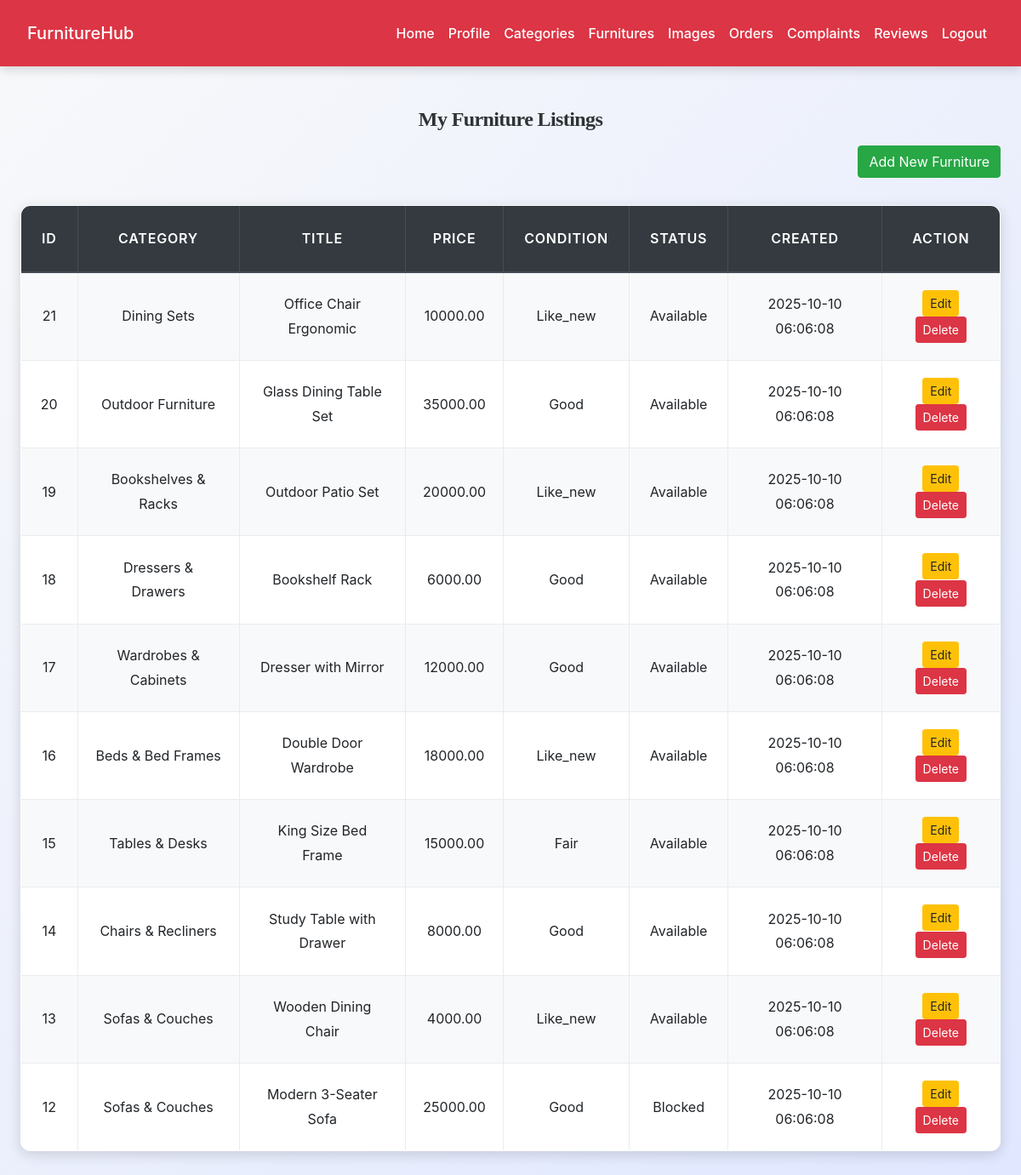
The app's page /seller/view_furniture.php (signed in) with its own data.
### tables this page shows
CREATE TABLE `furniture` (
  `furniture_id` int(11) NOT NULL,
  `id` int(11) NOT NULL,
  `category_id` int(11) NOT NULL,
  `title` varchar(100) NOT NULL,
  `description` text NOT NULL,
  `price` decimal(10,2) NOT NULL,
  `condition` enum('new','like_new','good','fair','poor') NOT NULL,
  `location` varchar(100) DEFAULT NULL,
  `status` enum('available','sold','blocked') DEFAULT 'available',
  `created_at` timestamp NOT NULL DEFAULT current_timestamp(),
  `updated_at` timestamp NOT NULL DEFAULT current_timestamp() ON UPDATE current_timestamp()
);

CREATE TABLE `categories` (
  `category_id` int(11) NOT NULL,
  `category_name` varchar(100) NOT NULL,
  `created_at` timestamp NOT NULL DEFAULT current_timestamp()
);

### seller/view_furniture.php (the view, shortened to what this page needs)
<?php
include('config.php');
$user_id = $_SESSION["id"];
$result = mysqli_query($conn, "SELECT f.*, c.category_name FROM furniture f JOIN categories c ON f.category_id = c.category_id WHERE f.id = $user_id ORDER BY f.furniture_id DESC");
?>
<!DOCTYPE html>
<html lang="en">
<head>
<link rel="stylesheet" href="https://maxcdn.bootstrapcdn.com/bootstrap/4.5.2/css/bootstrap.min.css">
<link rel="stylesheet" href="../css/style.css">
</head>
<body>
<?php include('navbar.php'); ?>
<div class="container mt-5">
    <h4 class="mb-3 text-center">My Furniture Listings</h4>
    <div class="text-right mb-3">
        <a href="add_furniture.php" class="btn btn-success">Add New Furniture</a>
    </div>
    <table class="table table-bordered table-striped text-center">
        <thead class="thead-dark">
            <tr>
                <th>ID</th>
                <th>Category</th>
                <th>Title</th>
                <th>Price</th>
                <th>Condition</th>
                <th>Status</th>
                <th>Created</th>
                <th>Action</th>
            </tr>
        </thead>
        <tbody>
            <?php while ($row = mysqli_fetch_assoc($result)): ?>
            <tr>
                <td><?php echo $row['furniture_id']; ?></td>
                <td><?php echo htmlspecialchars($row['category_name']); ?></td>
                <td><?php echo htmlspecialchars($row['title']); ?></td>
                <td><?php echo $row['price']; ?></td>
                <td><?php echo ucfirst($row['condition']); ?></td>
                <td><?php echo ucfirst($row['status']); ?></td>
                <td><?php echo $row['created_at']; ?></td>
                <td>
                    <a href="edit_furniture.php?id=<?php echo $row['furniture_id']; ?>" class="btn btn-sm btn-warning">Edit</a>
                    <a href="?delete=<?php echo $row['furniture_id']; ?>" class="btn btn-sm btn-danger" onclick="return confirm('Are you sure you want to delete this furniture?')">Delete</a>
                </td>
            </tr>
            <?php endwhile; ?>
        </tbody>
    </table>
</div>
</body>
</html>

### css/style.css (style rules this page uses)
:root { --primary: #007bff; --secondary: #6c757d; --success: #28a745; --info: #17a2b8; --warning: #ffc107; --danger: #dc3545; --light: #f8f9fa; --dark: #2d3436; --accent: #ff6f61; --highlight: #6f42c1; --shadow: rgba(0, 0, 0, 0.15); --transition: all 0.3s ease-in-out; }
body { font-family: 'Inter', 'Segoe UI', Tahoma, Geneva, Verdana, sans-serif; background: linear-gradient(135deg, var(--light) 0%, #e0e7ff 100%); color: var(--dark); line-height: 1.8; margin: 0; padding: 0; min-height: 100vh; font-size: 16px; }
h1, h2, h3, h4 { text-align: center; margin: 2.5rem 0; font-family: 'Georgia', 'Times New Roman', serif; color: var(--dark); font-weight: 700; letter-spacing: -0.025em; }
h4 { font-size: 1.5rem; }
.container { max-width: 1200px; margin: 0 auto 3rem; padding: 0 1.5rem; }
.table { width: 100%; border-collapse: collapse; margin: 2rem 0; font-size: 1rem; background-color: #ffffff; border-radius: 12px; overflow: hidden; box-shadow: 0 4px 16px var(--shadow); transition: var(--transition); }
.table th, .table td { padding: 1.25rem; border: 1px solid #e9ecef; text-align: center; vertical-align: middle; }
.table thead th { background-color: rgb(0, 0, 0); color: white; font-weight: 600; text-transform: uppercase; letter-spacing: 0.05em; padding: 1.5rem; }
.table tbody tr { transition: var(--transition); }
.table tbody tr:nth-child(odd) { background-color: var(--light); }
a { color: var(--primary); text-decoration: none; font-weight: 500; transition: var(--transition); }

### records on screen
furniture: furniture_id "21", category.category_name "Dining Sets", title "Office Chair Ergonomic", price "10000.00", condition "Like_new", status "Available", created_at "2025-10-10 06:06:08"
furniture: furniture_id "20", category.category_name "Outdoor Furniture", title "Glass Dining Table Set", price "35000.00", condition "Good", status "Available", created_at "2025-10-10 06:06:08"
furniture: furniture_id "19", category.category_name "Bookshelves & Racks", title "Outdoor Patio Set", price "20000.00", condition "Like_new", status "Available", created_at "2025-10-10 06:06:08"
furniture: furniture_id "18", category.category_name "Dressers & Drawers", title "Bookshelf Rack", price "6000.00", condition "Good", status "Available", created_at "2025-10-10 06:06:08"
furniture: furniture_id "17", category.category_name "Wardrobes & Cabinets", title "Dresser with Mirror", price "12000.00", condition "Good", status "Available", created_at "2025-10-10 06:06:08"
furniture: furniture_id "16", category.category_name "Beds & Bed Frames", title "Double Door Wardrobe", price "18000.00", condition "Like_new", status "Available", created_at "2025-10-10 06:06:08"
furniture: furniture_id "15", category.category_name "Tables & Desks", title "King Size Bed Frame", price "15000.00", condition "Fair", status "Available", created_at "2025-10-10 06:06:08"
furniture: furniture_id "14", category.category_name "Chairs & Recliners", title "Study Table with Drawer", price "8000.00", condition "Good", status "Available", created_at "2025-10-10 06:06:08"
furniture: furniture_id "13", category.category_name "Sofas & Couches", title "Wooden Dining Chair", price "4000.00", condition "Like_new", status "Available", created_at "2025-10-10 06:06:08"
furniture: furniture_id "12", category.category_name "Sofas & Couches", title "Modern 3-Seater Sofa", price "25000.00", condition "Good", status "Blocked", created_at "2025-10-10 06:06:08"
